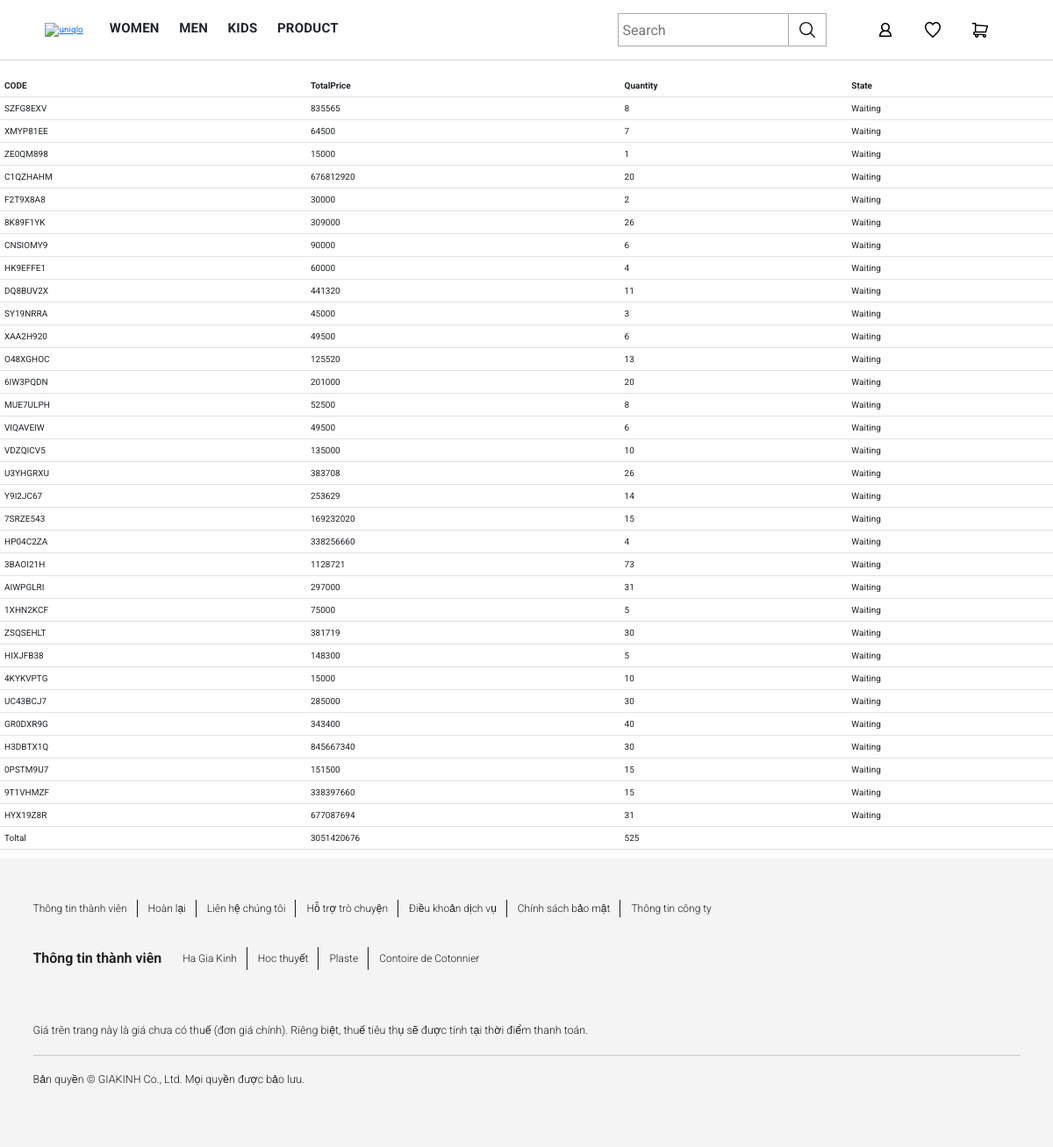
/order/ (signed in), run on an earlier commit of the app's database.
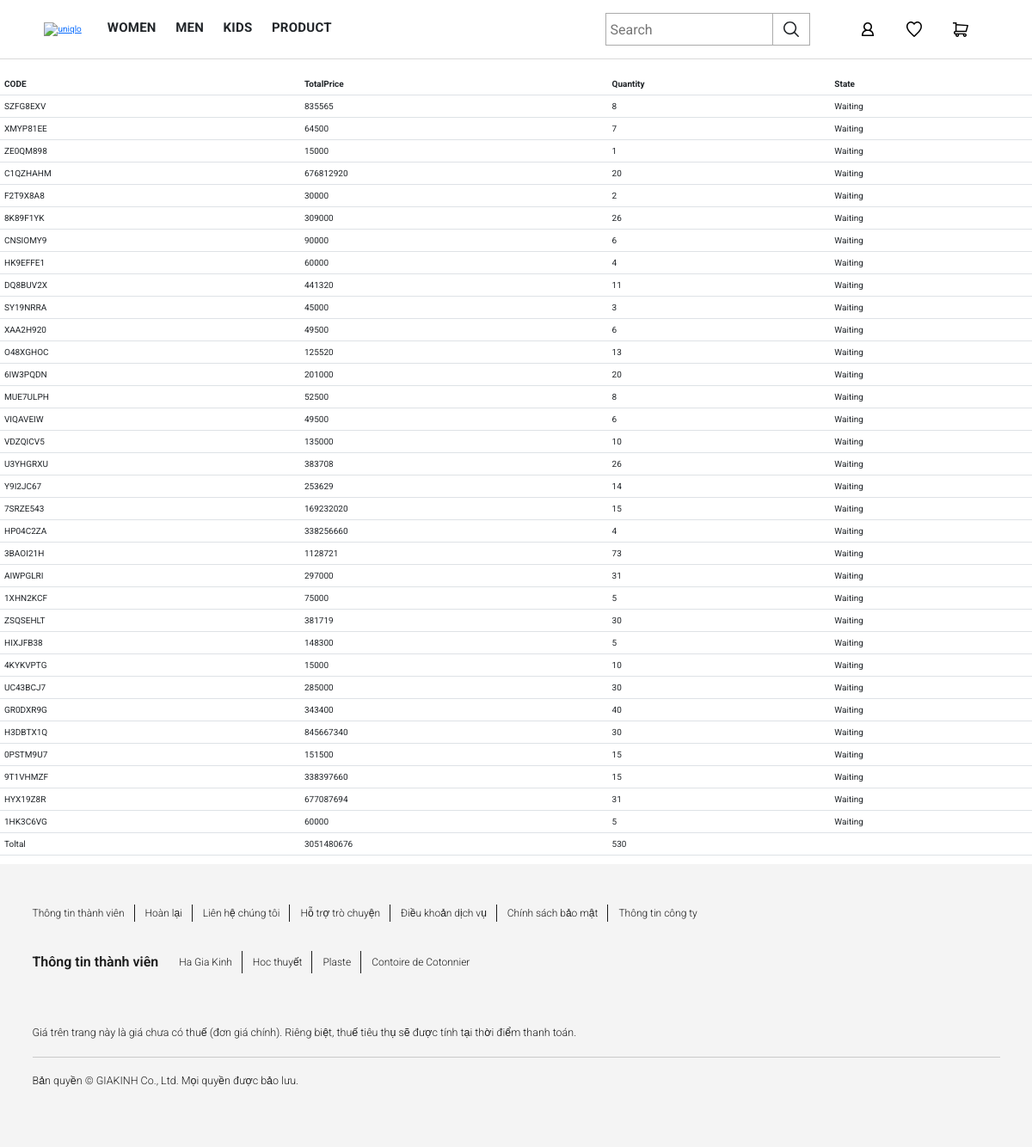
And on a later commit of the database.
### order/models.py (models this page shows, shortened)
class Order(models.Model):
    user = models.ForeignKey(User, on_delete=models.CASCADE)
    code = models.CharField(default="XXXXXXX", max_length=256)
    state_choices = (
        ('In Queue', 'In Queue'),
        ('Processing', 'Processing'),
        ('Ready', 'Ready'),
        ('Delivered', 'Delivered'),
        ('Paid', 'Paid'),
        ('Cancelled', 'Cancelled'),
    )
    state = models.CharField( max_length=256, choices=state_choices, default=state_choices[0][0])
    totalprice = models.IntegerField(default=0)
    quantity = models.IntegerField(default=0)
    date = models.DateTimeField(auto_now=True)

### appUser/views.py (the view)
# urls.py: path('order/', views.orderUser, name ='order'),
@login_required
def orderUser(request):
    orders = Order.objects.filter(user=request.user)
    totalprice=0
    quantity=0
    for order in orders:
        totalprice += order.totalprice
        quantity += order.quantity
    return render(request, 'user/order.html', {'orders': orders, 'totalprice': totalprice, 'quantity': quantity})

### templates/user/order.html
{% extends "base/base.html" %}
{% block block_body %}
<div style="padding-top: 85px;"></div>
<form action="" method="POST">
<table class="table">
    <tr>
        <th>CODE</th>
        <th>TotalPrice</th>
        <th>Quantity</th>
        <th>State</th>
    </tr>
    {% for order in orders %}
    <tr>
        <td>{{order.code}}</td>
        <td>{{order.totalprice}}</td>
        <td>{{order.quantity}}</td>
        <td>{{order.state}}</td>
    </tr>
    {% endfor %}
    <tr>
        <td>Toltal</td>
        <td>{{totalprice}}</td>
        <td>{{quantity}}</td>
        <td></td>
    </tr>
</table>
</form>
{% endblock %}

What changed in the data, as far as the page shows it:
added Order: code "1HK3C6VG", totalprice "60000", quantity "5", state "Waiting"
Also different on the page:
{{ totalprice }}: "3051420676" → "3051480676"
{{ quantity }}: "525" → "530"
